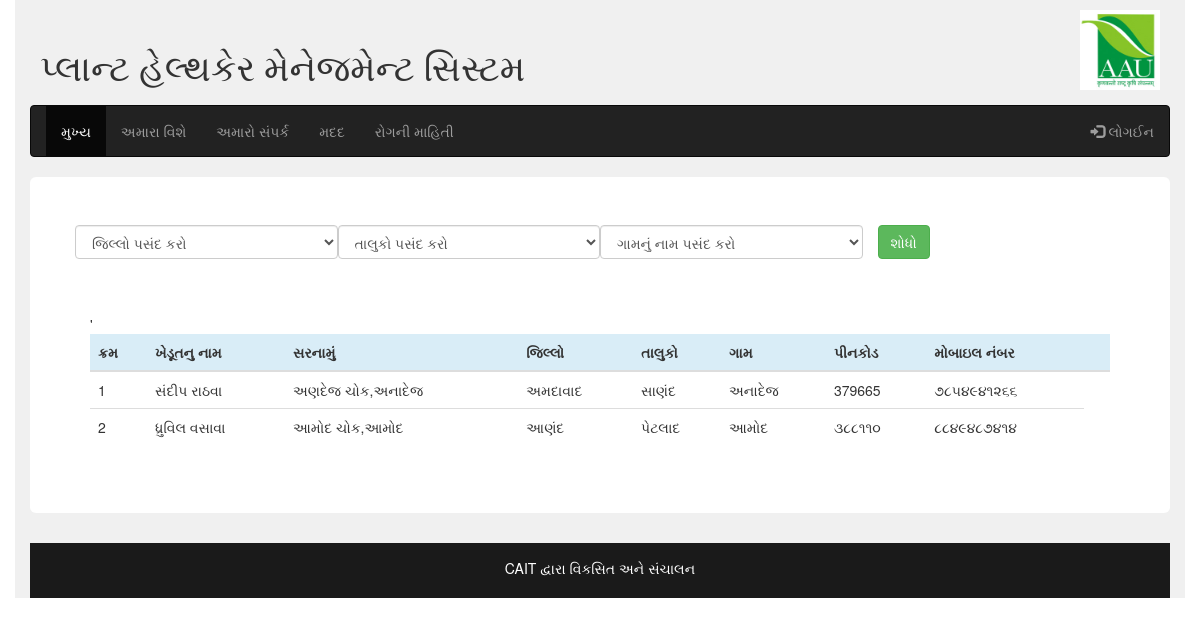
/fetchfarmer.php, run on the app's committed database.
### tables this page shows
CREATE TABLE IF NOT EXISTS `farmer` (
`f_id` int(10) NOT NULL,
  `f_name` varchar(30) NOT NULL,
  `f_address` varchar(50) NOT NULL,
  `dis_name` varchar(50) NOT NULL,
  `t_name` varchar(50) NOT NULL,
  `v_name` varchar(50) NOT NULL,
  `f_pincode` varchar(10) NOT NULL,
  `f_phone_no` varchar(20) NOT NULL,
  `f_username` varchar(30) NOT NULL,
  `f_password` varchar(30) NOT NULL
);

### fetchfarmer.php (the view, shortened to what this page needs)
<?php
	include("webpage_header.php");
	?>
	<div class="row">
	 	<form class="form-horizontal" method="GET" >
		    <div class="col-lg-3">
				<div class="form-group">
					  <select name="d_name" id="d_name" class="form-control" onchange="gettaluka()" >
										<option  value="">જિલ્લો પસંદ કરો</option>
										<?php
											$qry="select dis_name from district;";
										?>
					</select>
				</div>
			</div>
			<div class="col-lg-3">
				<div class="form-group">
					  <select name="t_name" id='t_name'  class="form-control" onchange="getvillage()" >
						<option value="">તાલુકો પસંદ કરો</option>
					  </select>
				</div>
			</div>
			<div class="col-lg-3">
				<div class="form-group">
					  <select name="v_name" id='v_name' class="form-control" >
						<option value="">ગામનું નામ પસંદ કરો</option>
					  </select>
				</div>
			</div>
			<div class="col-lg-3">
				<button type="submit" name="submit" class="btn btn-success" id="submit" >શોધો</button>
			</div>
		</form>
	</div>
	<br><br>
	<div class="row">
		<div class="col-lg-12">
			<div class="table-responsive">
				<table class="table table-boredred table-hover">
					<thead>
						<tr class="info">
							<th>ક્રમ</th>
							<th>ખેડૂતનુ નામ</th>
			'				<th>સરનામું</th>
							<th>જિલ્લો</th>
							<th>તાલુકો</th>
							<th>ગામ</th>
							<th>પીનકોડ</th>
							<th>મોબાઇલ નંબર</th>
							<th></th>
						</tr>
					</thead>
					<tbody>
						<?php
							if(isset($_GET["submit"]))
							{
								$district=$_GET["d_name"];
								$taluka=$_GET["t_name"];
								$village=$_GET["v_name"];
								$qry="select * from farmer where dis_name like '%".$district."%' and t_name like '%".$taluka."%' and v_name like '%".$village."%'";
							}
							else
							{
									$qry="select * from farmer";
							}
							$count=1;
							$rc=mysql_query($qry);
							while($data=mysql_fetch_assoc($rc))
							{
								echo'
									<tr>
										<td>'.$count++.'</td>
										<td>'.$data["f_name"].'</td>
										<td>'.$data["f_address"].'</td>
										<td>'.$data["dis_name"].'</td>
										<td>'.$data["t_name"].'</td>
										<td>'.$data["v_name"].'</td>
										<td>'.$data["f_pincode"].'</td>
										<td>'.$data["f_phone_no"].'</td>
									</tr>
								';
							}
						?>
					</tbody>
				</table>
			</div>
		</div>
	</div>
<?php
	include("webpage_footer.php");
?>

### data on the page
farmer: f_name "સંદીપ રાઠવા", f_address "અણદેજ ચોક,અનાદેજ", dis_name "અમદાવાદ", t_name "સાણંદ", v_name "અનાદેજ", f_pincode "379665", f_phone_no "૭૮૫૪૯૪૧૨૬૬"
farmer: f_name "ધ્રુવિલ વસાવા", f_address "આમોદ ચોક,આમોદ", dis_name "આણંદ", t_name "પેટલાદ", v_name "આમોદ", f_pincode "૩૮૮૧૧૦", f_phone_no "૮૮૪૯૪૮૭૪૧૪"
